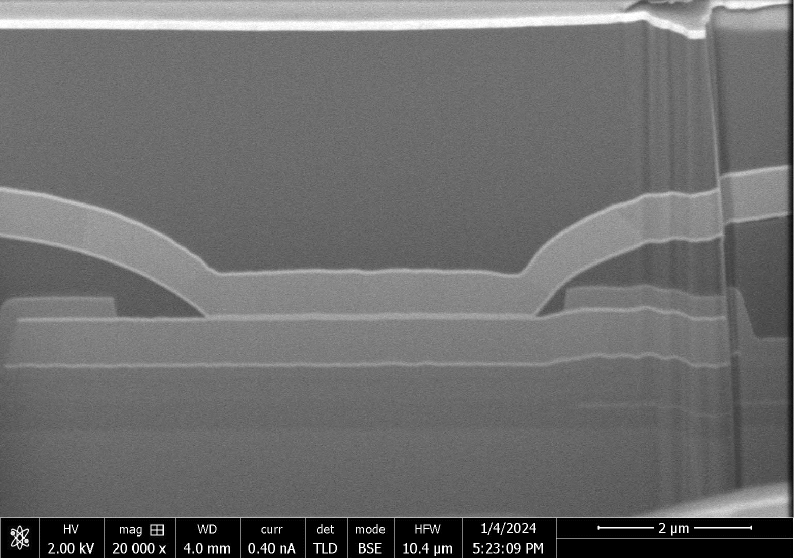
#> input picture example/photo.png, 1588 x 1117 px (shown at 1/2 size)
$ python annotate_photo.py
#> lines starting #> are read from the running program, lines starting #| are printed output that depends on the picture
from pathlib import Path
from math import atan2, cos, sin, pi

from PIL import Image, ImageDraw, ImageFont


ROOT = Path(__file__).resolve().parent
PHOTO = ROOT / "photo.png"
OUTPUT = ROOT / "photo_annotated.png"


def load_font(size, bold=False):
    candidates = [
        "/System/Library/Fonts/Supplemental/Arial Bold.ttf" if bold else "/System/Library/Fonts/Supplemental/Arial.ttf",
        "/Library/Fonts/Arial Bold.ttf" if bold else "/Library/Fonts/Arial.ttf",
        "/System/Library/Fonts/Supplemental/Helvetica Bold.ttf" if bold else "/System/Library/Fonts/Supplemental/Helvetica.ttf",
        "/usr/share/fonts/truetype/dejavu/DejaVuSans-Bold.ttf" if bold else "/usr/share/fonts/truetype/dejavu/DejaVuSans.ttf",
    ]
    for path in candidates:
        if path and Path(path).exists():
            return ImageFont.truetype(path, size=size)
    return ImageFont.load_default()


def dashed_line(draw, start, end, fill, width=3, dash=18, gap=10):
    x1, y1 = start
    x2, y2 = end
    dx, dy = x2 - x1, y2 - y1
    length = (dx * dx + dy * dy) ** 0.5
    if length == 0:
        return
    ux, uy = dx / length, dy / length
    pos = 0
    while pos < length:
        seg_end = min(pos + dash, length)
        draw.line(
            [(x1 + ux * pos, y1 + uy * pos), (x1 + ux * seg_end, y1 + uy * seg_end)],
            fill=fill,
            width=width,
        )
        pos += dash + gap


def arrow(draw, start, end, fill, width=4, dashed=False):
    if dashed:
        dashed_line(draw, start, end, fill, width=width)
    else:
        draw.line([start, end], fill=fill, width=width)

    angle = atan2(end[1] - start[1], end[0] - start[0])
    head = 18
    spread = pi / 7
    p1 = (end[0] - head * cos(angle - spread), end[1] - head * sin(angle - spread))
    p2 = (end[0] - head * cos(angle + spread), end[1] - head * sin(angle + spread))
    draw.polygon([end, p1, p2], fill=fill)
    r = 7
    draw.ellipse((end[0] - r, end[1] - r, end[0] + r, end[1] + r), fill=fill, outline=(255, 255, 255), width=2)


def rounded_box(draw, xy, radius, fill, outline=None, width=1):
    draw.rounded_rectangle(xy, radius=radius, fill=fill, outline=outline, width=width)


def wrap_text(text, font, max_width):
    words = text.split()
    lines = []
    line = ""
    dummy = Image.new("RGB", (1, 1))
    d = ImageDraw.Draw(dummy)
    for word in words:
        test = word if not line else f"{line} {word}"
        if d.textbbox((0, 0), test, font=font)[2] <= max_width:
            line = test
        else:
            if line:
                lines.append(line)
            line = word
    if line:
        lines.append(line)
    return lines


def label_row(draw, x, y, w, title, subtitle, color, font_title, font_body, inferred=False):
    row_h = 72 if len(subtitle) <= 58 else 88
    fill = (24, 24, 24, 235)
    outline = (130, 130, 130, 255) if inferred else color
    rounded_box(draw, (x, y, x + w, y + row_h), 10, fill=fill, outline=outline, width=2)
    draw.rectangle((x + 10, y + 12, x + 28, y + row_h - 12), fill=color)
    if inferred:
        draw.text((x + w - 92, y + 10), "inferred", font=font_body, fill=(210, 210, 210))
    draw.text((x + 38, y + 10), title, font=font_title, fill=(255, 255, 255))
    lines = wrap_text(subtitle, font_body, w - 54)
    for i, line in enumerate(lines[:2]):
        draw.text((x + 38, y + 38 + i * 20), line, font=font_body, fill=(220, 220, 220))
    return row_h


def main():
    photo = Image.open(PHOTO).convert("RGBA")
#> photo is the input picture: PIL image 1588x1117 RGBA; mean R, G, B, A 108.9, 108.9, 108.9, 254.8
    w, h = photo.size
#> w = 1588; h = 1117
    panel_w = 610
    canvas = Image.new("RGBA", (w + panel_w, h), (12, 12, 12, 255))
    canvas.alpha_composite(photo, (0, 0))
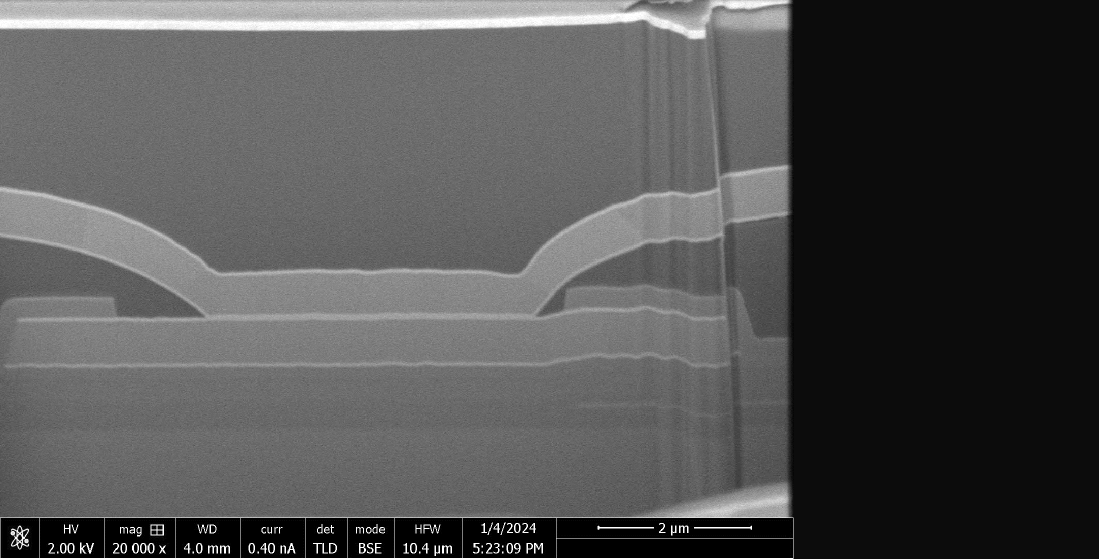
#> canvas: PIL image 2198x1117 RGBA (shown at 1/2 size); mean R, G, B, A 82, 82, 82, 255

    overlay = Image.new("RGBA", canvas.size, (0, 0, 0, 0))
#> overlay: PIL image 2198x1117 RGBA; every value is 0
    draw = ImageDraw.Draw(overlay)

    title_font = load_font(30, bold=True)
    h_font = load_font(22, bold=True)
    body_font = load_font(18)
    small_font = load_font(15)

    # Dim only the panel side; keep SEM intensities untouched.
    draw.rectangle((w, 0, w + panel_w, h), fill=(15, 15, 15, 248))
    draw.line((w, 0, w, h), fill=(255, 255, 255, 180), width=2)

    # Small title card on the photo.
    rounded_box(draw, (24, 22, 700, 128), 12, fill=(0, 0, 0, 165), outline=(255, 255, 255, 130))
    draw.text((44, 34), "Annotated SEM cross-section", font=title_font, fill=(255, 255, 255))
    draw.text((46, 75), "Labels transferred from design.png and table.png", font=body_font, fill=(230, 230, 230))
    draw.text((46, 100), "Solid = visually anchored, dashed = design/table inferred", font=small_font, fill=(210, 210, 210))

    px = w + 28
#> px = 1616
    draw.text((px, 28), "Layer / material / design thickness", font=h_font, fill=(255, 255, 255))

    items = [
        {
            "title": "Bank2 + Bank1",
            "subtitle": "Organic layers, 1000 nm + 500 nm",
            "color": (255, 193, 7, 255),
            "target": (1295, 90),
            "y": 78,
            "inferred": True,
        },
        {
            "title": "Anode",
            "subtitle": "ITO/Ag/ITO, 7/110/10 nm; thin bright conductor",
            "color": (0, 177, 236, 255),
            "target": (730, 47),
            "y": 168,
            "inferred": False,
        },
        {
            "title": "PLN2/3",
            "subtitle": "Organic planarization, 2700 nm; large dark upper fill",
            "color": (170, 170, 170, 255),
            "target": (780, 245),
            "y": 258,
            "inferred": False,
        },
        {
            "title": "SD2",
            "subtitle": "Ti/Al/Ti, 80/700/50 nm; upper source/drain metal",
            "color": (244, 177, 131, 255),
            "target": (860, 542),
            "y": 358,
            "inferred": False,
        },
        {
            "title": "PLN1",
            "subtitle": "Organic planarization, 2000 nm; under SD2",
            "color": (190, 225, 175, 255),
            "target": (1080, 588),
            "y": 458,
            "inferred": True,
        },
        {
            "title": "PV + ILD",
            "subtitle": "PV SiNx 350 nm; ILD SiO2/SiNx 300/200 nm",
            "color": (190, 215, 245, 255),
            "target": (880, 655),
            "y": 548,
            "inferred": True,
        },
        {
            "title": "Right contact stack",
            "subtitle": "SD1 Ti/Al/Ti 80/600/50; GE2 Mo 300; GI2 SiNx 130",
            "color": (255, 220, 150, 255),
            "target": (1450, 625),
            "y": 648,
            "inferred": False,
        },
        {
            "title": "Lower device stack",
            "subtitle": "GE1 Mo 300; GI1 SiO2 130; Poly-Si 45; Buffer SiO2/SiNx 300/50; 3L",
            "color": (255, 235, 59, 255),
            "target": (760, 740),
            "y": 756,
            "inferred": True,
        },
        {
            "title": "Glass substrate",
            "subtitle": "Base substrate; composition listed as O/Si/metal traces",
            "color": (150, 150, 150, 255),
            "target": (620, 910),
            "y": 878,
            "inferred": False,
        },
    ]

    row_x = w + 28
#> row_x = 1616
    row_w = panel_w - 56
    for item in items:
        row_h = label_row(
            draw,
            row_x,
            item["y"],
            row_w,
            item["title"],
            item["subtitle"],
            item["color"],
            h_font,
            small_font,
            inferred=item["inferred"],
        )
        start = (row_x, item["y"] + row_h // 2)
        arrow(draw, start, item["target"], item["color"], width=4, dashed=item["inferred"])
#> this loop made 9 passes
#> (row_h, start, angle in arrow, p1 in arrow, p2 in arrow) on passes 2, 3, 4, 7, 9: (72, (1616, 204), -2.97, (747.3, 42.14), (744.6, 57.52)), (72, (1616, 294), -3.08, (796.6, 238.2), (795.7, 253.7)), (72, (1616, 394), 2.95, (874.4, 531.2), (877.4, 546.5)), (72, (1616, 684), -2.8, (1467.9, 623.1), (1462.7, 637.8)), (72, (1616, 914), -3.14, (636.2, 902.3), (636.2, 917.9))
#> (row_h, start) on passes 1, 5, 6, 8: (72, (1616, 114)), (72, (1616, 494)), (72, (1616, 584)), (88, (1616, 800))

    # Highlight a few major interfaces without asserting exact invisible boundaries.
    draw.line((690, 48, 1220, 48), fill=(0, 177, 236, 155), width=4)
    draw.line((420, 545, 1035, 545), fill=(244, 177, 131, 145), width=5)
    draw.line((20, 632, 1185, 632), fill=(190, 215, 245, 130), width=4)
    draw.line((40, 733, 1280, 733), fill=(255, 235, 59, 115), width=4)

    # Footer note over the panel only.
    rounded_box(draw, (w + 28, h - 130, w + panel_w - 28, h - 24), 10, fill=(34, 34, 34, 235), outline=(90, 90, 90, 255))
    note = (
        "Note: adjacent organic/dielectric layers with weak contrast are annotated from "
        "the design/table, not as directly measured SEM boundaries."
    )
    for i, line in enumerate(wrap_text(note, small_font, panel_w - 82)[:4]):
        draw.text((w + 48, h - 112 + i * 21), line, font=small_font, fill=(225, 225, 225))

    canvas.alpha_composite(overlay)
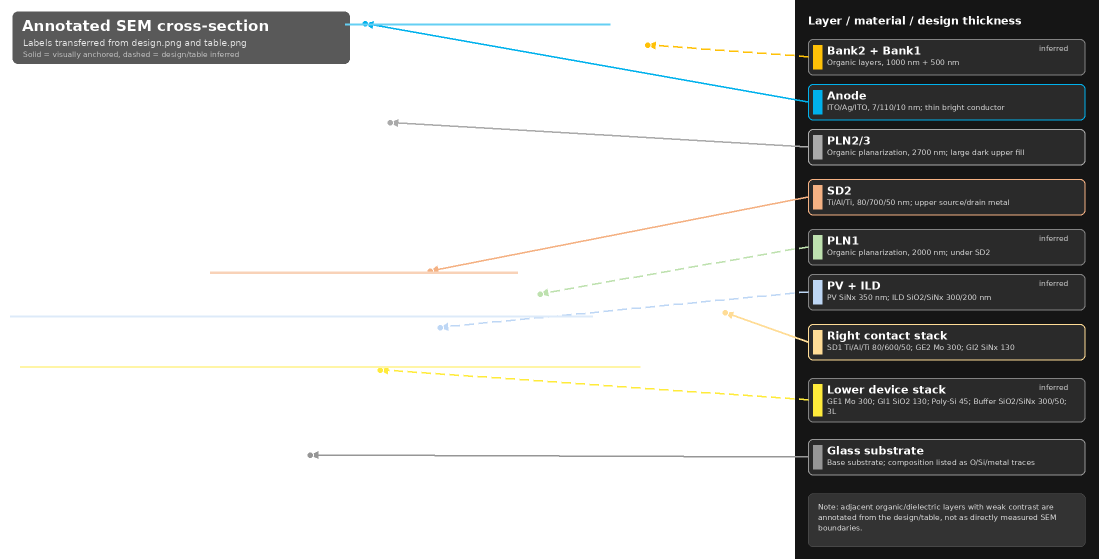
#> overlay: PIL image 2198x1117 RGBA (shown at 1/2 size); mean R, G, B, A 13.3, 13.6, 12.9, 74.7; transparent parts drawn white
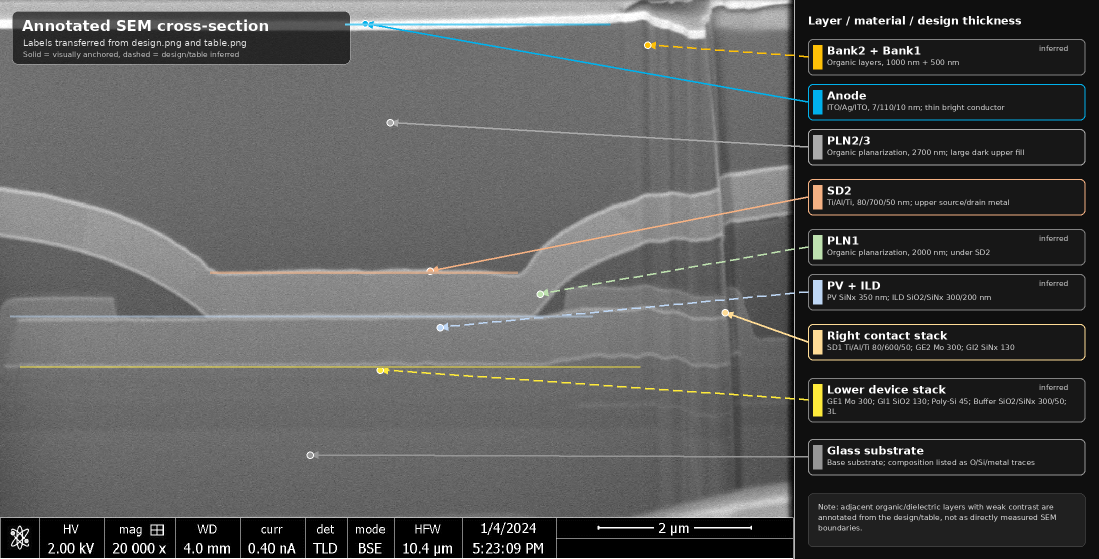
#> canvas: PIL image 2198x1117 RGBA (shown at 1/2 size); mean R, G, B, A 86.8, 87.1, 86.5, 255
    canvas.convert("RGB").save(OUTPUT, quality=95)
    print(OUTPUT)


if __name__ == "__main__":
    main()

$ run again, with example/table.png copied over example/photo.png
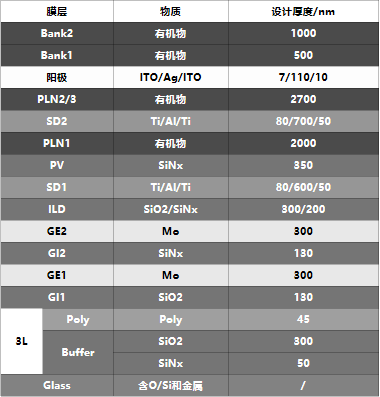
#> input picture example/table.png, 380 x 397 px
#> in main, `canvas.alpha_composite(photo, (0, 0))`:
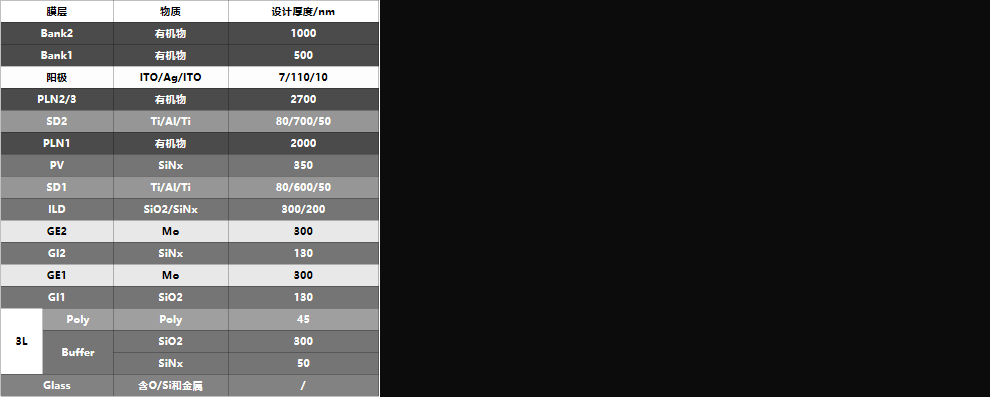
#> canvas: PIL image 990x397 RGBA; mean R, G, B, A 63.4, 63.4, 63.3, 255
#> the loop in main, `for item in items:` made 9 passes
#> (row_h, start, angle in arrow, p1 in arrow, p2 in arrow) on passes 2, 3, 4, 7, 9: (72, (408, 204), -0.454, (718.8, 61.13), (712, 47.09)), (72, (408, 294), -0.131, (764.9, 254.9), (762.9, 239.4)), (72, (408, 394), 0.316, (842.2, 544.4), (847, 529.5)), (72, (408, 684), -0.0566, (1434.2, 633.7), (1433.4, 618.1)), (72, (408, 914), -0.0189, (603.9, 918.1), (603.6, 902.5))
#> in main, `canvas.alpha_composite(overlay)`:
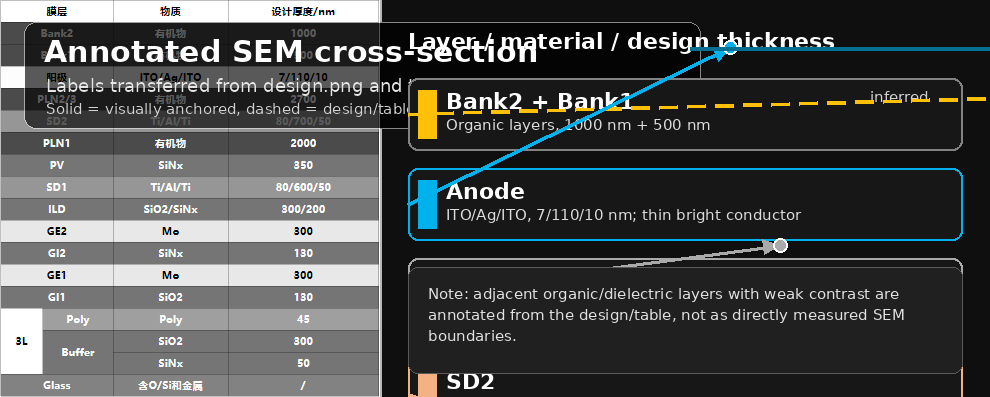
#> canvas: PIL image 990x397 RGBA; mean R, G, B, A 73.2, 75.2, 74.8, 255
